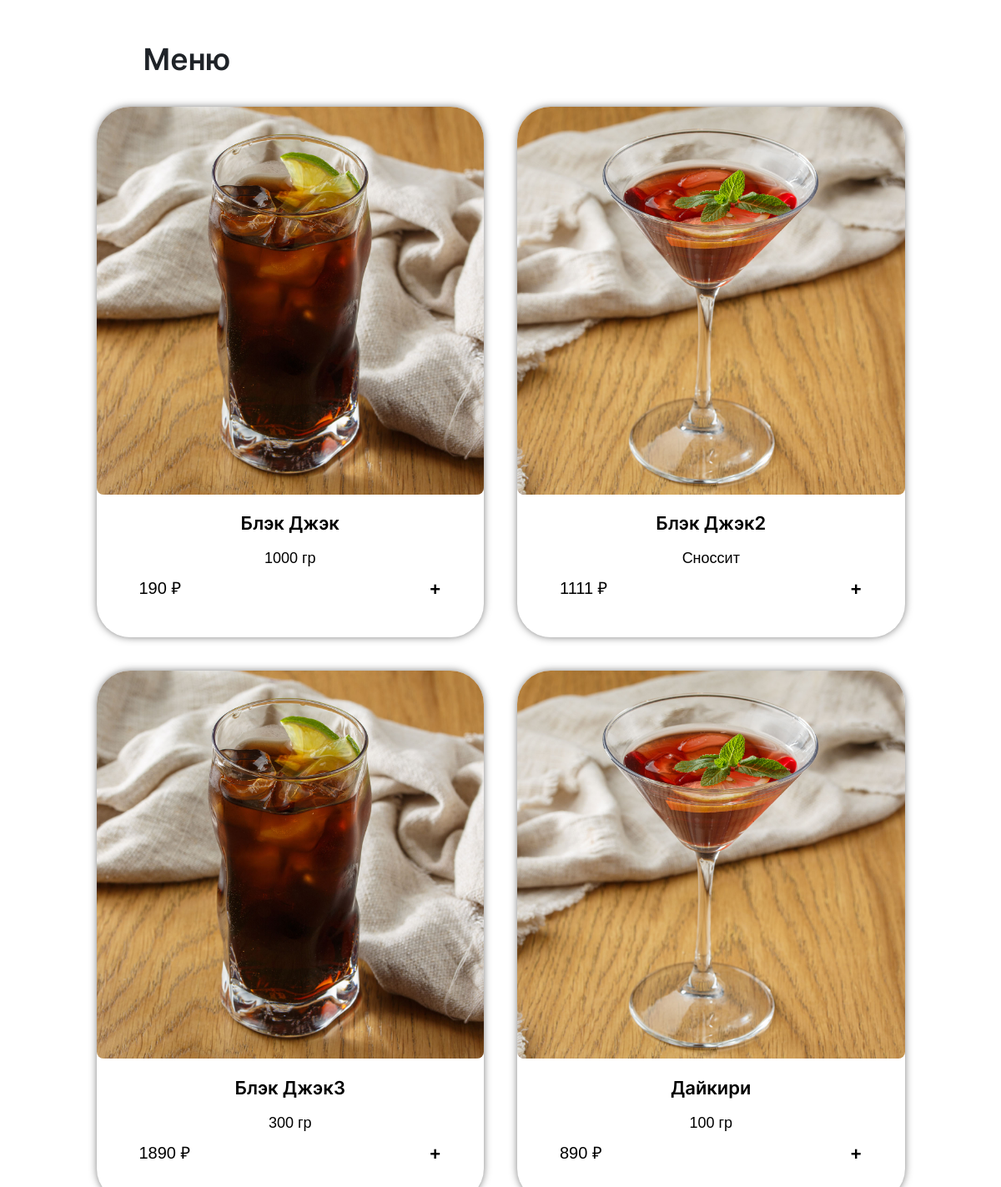
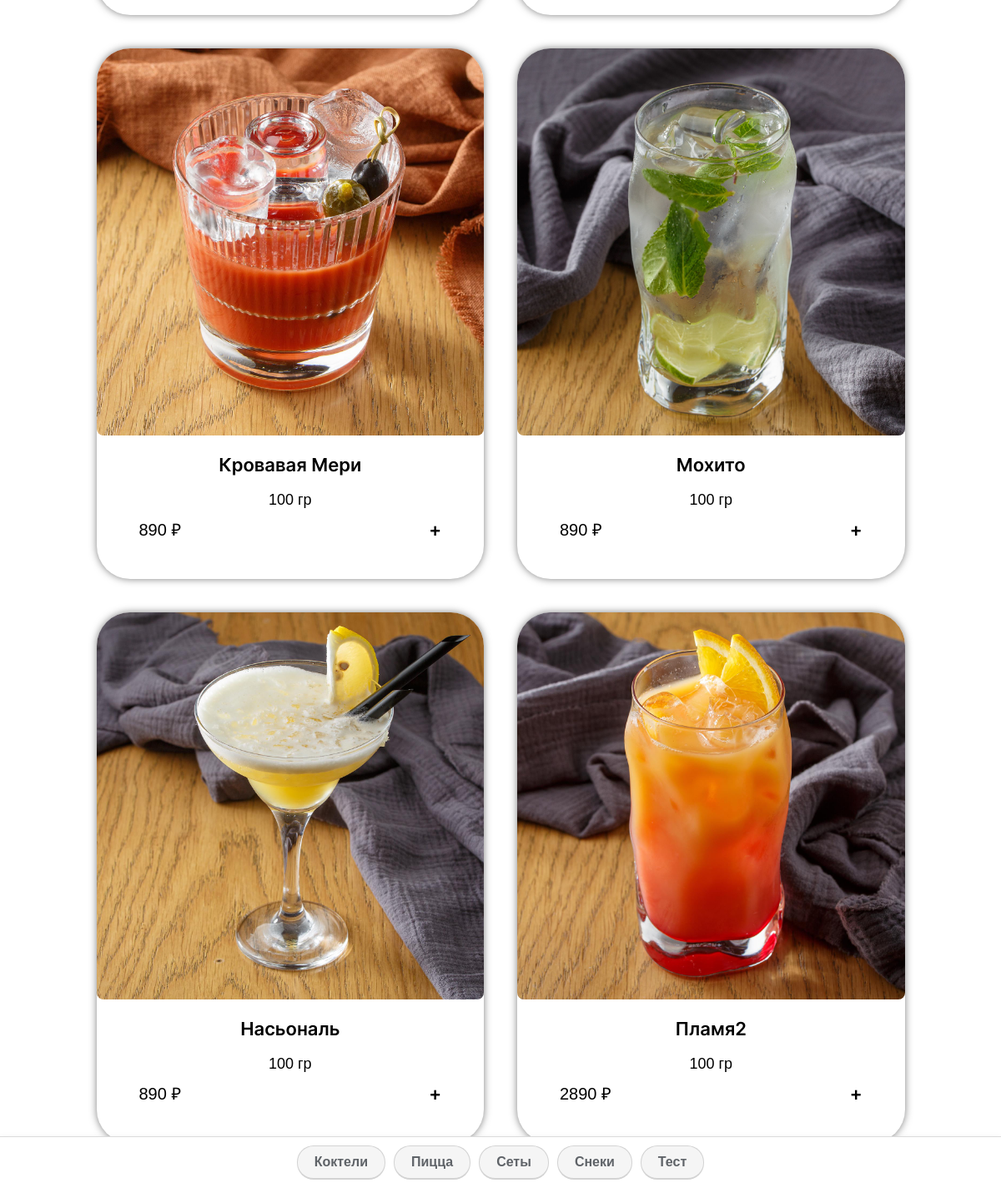
The app's page /menu-content.php with its own data (2 pictures, top to bottom).
### tables this page shows
CREATE TABLE IF NOT EXISTS menu_items (
  id INT NOT NULL AUTO_INCREMENT,
  external_id VARCHAR(64) DEFAULT NULL,
  name VARCHAR(255) NOT NULL,
  description TEXT DEFAULT NULL,
  composition TEXT DEFAULT NULL,
  price DECIMAL(10,2) NOT NULL,
  cost DECIMAL(10,2) NOT NULL DEFAULT 0.00,
  image VARCHAR(255) DEFAULT NULL,
  calories INT DEFAULT NULL,
  protein INT DEFAULT NULL,
  fat INT DEFAULT NULL,
  carbs INT DEFAULT NULL,
  category VARCHAR(50) NOT NULL,
  created_at TIMESTAMP NOT NULL DEFAULT CURRENT_TIMESTAMP,
  updated_at TIMESTAMP NULL DEFAULT CURRENT_TIMESTAMP ON UPDATE CURRENT_TIMESTAMP,
  available TINYINT(1) NOT NULL DEFAULT 1,
  archived_at DATETIME DEFAULT NULL,
  PRIMARY KEY (id),
  UNIQUE KEY uniq_menu_items_external_id (external_id),
  KEY idx_menu_items_available_category (available, category, name),
  KEY idx_menu_items_archived (archived_at)
);

### db.php (called while the page is built, shortened)
<?php
require_once __DIR__ . '/tenant_runtime.php';
if (file_exists(__DIR__ . '/RedisCache.php')) {
    require_once __DIR__ . '/RedisCache.php';
}
class Database
{
    private $connection;
    private static $instance = null;
    private $preparedStatements = [];
    private $redisCache = null;
    private $menuCacheTtl;
    private $categoriesCacheTtl;
    private function __construct()
    {
        $this->menuCacheTtl = $this->resolveCacheTtl('MENU_CACHE_TTL', self::MENU_CACHE_TTL);
        $this->categoriesCacheTtl = $this->resolveCacheTtl('CATEGORIES_CACHE_TTL', self::CATEGORIES_CACHE_TTL);
        if (class_exists('RedisCache')) {
            $this->redisCache = RedisCache::getInstance();
        }
    }
    private function resolveCacheTtl(string $key, int $default): int
    {
        $envValue = getenv($key);
        return $default;
    }
    public static function getInstance()
    {
        if (self::$instance === null) {
            self::$instance = new self();
        }
        return self::$instance;
    }
    private function connect()
    {
        try {
            $this->tenantContext = tenant_runtime_require_resolved();
            $persistentEnv = getenv('DB_PDO_PERSISTENT');
            $usePersistent = filter_var($persistentEnv !== false ? $persistentEnv : '1', FILTER_VALIDATE_BOOLEAN);
            $dbHost = (string)($this->tenantContext['tenant_db_host'] ?? DB_HOST);
            $dbName = (string)($this->tenantContext['tenant_db_name'] ?? DB_NAME);
            $dbUser = (string)($this->tenantContext['tenant_db_user'] ?? DB_USER);
            $dbPass = (string)($this->tenantContext['tenant_db_pass'] ?? DB_PASS);
            $this->connection = new PDO(
                "mysql:host=" . $dbHost . ";dbname=" . $dbName . ";charset=utf8mb4",
                $dbUser,
                $dbPass,
                [
                    PDO::ATTR_ERRMODE => PDO::ERRMODE_EXCEPTION,
                    PDO::ATTR_DEFAULT_FETCH_MODE => PDO::FETCH_ASSOC,
                    PDO::ATTR_EMULATE_PREPARES => false,
                    PDO::ATTR_PERSISTENT => $usePersistent,
                    PDO::ATTR_TIMEOUT => 5,
                    PDO::MYSQL_ATTR_INIT_COMMAND => "SET NAMES utf8mb4 COLLATE utf8mb4_unicode_ci",
                    PDO::MYSQL_ATTR_USE_BUFFERED_QUERY => true,
                    PDO::MYSQL_ATTR_COMPRESS => true
                ]
            );
            $this->connection->exec("SET sql_mode=(SELECT REPLACE(@@sql_mode,'ONLY_FULL_GROUP_BY',''))");
            $this->connection->exec("SET time_zone='+03:00'");
        } catch (PDOException $e) {
            error_log("DB Connection Error: " . $e->getMessage());
            header('HTTP/1.1 503 Service Unavailable');
            die("Ошибка подключения к базе данных. Пожалуйста, попробуйте позже.");
        }
    }
    private function prepareCached($sql)
    {
        if (!isset($this->preparedStatements[$sql])) {
            $this->preparedStatements[$sql] = $this->connection->prepare($sql);
        }
        return $this->preparedStatements[$sql];
    }
    public function getMenuItems($category = null, bool $availableOnly = true)
    {
        $cacheKey = ($availableOnly ? 'menu_items_' : 'menu_items_all_') . ($category ?: 'all');
        if ($this->redisCache) {
            $cached = $this->redisCache->get($cacheKey);
        }
        try {
            $sql = "SELECT id, external_id, name, description, composition, price, image,
                   calories, protein, fat, carbs, category, available, archived_at
                   FROM menu_items
                   WHERE archived_at IS NULL";
            if ($category) {
                $sql .= " AND category = :category";
            }
            $sql .= " ORDER BY category, name";
            $stmt = $this->prepareCached($sql);
            if ($category) {
                $stmt->bindValue(':category', $category, PDO::PARAM_STR);
            }
            $stmt->execute();
            $result = $stmt->fetchAll();
            if ($this->redisCache) {
                $this->redisCache->set($cacheKey, $result, $this->menuCacheTtl);
            }
            return $result;
        } catch (PDOException $e) {
            error_log("getMenuItems Error: " . $e->getMessage());
            return [];
        }
    }
    public function getUniqueCategories()
    {
        $cacheKey = 'categories_unique';
        if ($this->redisCache) {
            $cached = $this->redisCache->get($cacheKey);
        }
        try {
            $stmt = $this->prepareCached(
                "SELECT DISTINCT category
                 FROM menu_items
                 WHERE available = 1
                   AND archived_at IS NULL
                 ORDER BY category"
            );
            $stmt->execute();
            $result = $stmt->fetchAll();
            if ($this->redisCache) {
                $this->redisCache->set($cacheKey, $result, $this->categoriesCacheTtl);
            }
            return $result;
        } catch (PDOException $e) {
            error_log("getUniqueCategories Error: " . $e->getMessage());
            return [];
        }
    }
    public function close()
    {
        $this->connection = null;
        self::$instance = null;
    }
}
?>

### session_init.php (called while the page is built, shortened)
<?php
require_once __DIR__ . '/tenant_runtime.php';
$labusCtx = defined('LABUS_CTX') ? (string)LABUS_CTX : 'web';
require_once __DIR__ . '/db.php';
if (session_status() === PHP_SESSION_ACTIVE) {
    $csrfToken = $_SESSION['csrf_token'] ?? '';
    if (empty($csrfToken)) {
        $csrfToken = bin2hex(random_bytes(16));
    }
}
if (session_status() === PHP_SESSION_ACTIVE && $labusCtx === 'web') {
    try {
        $db = Database::getInstance();
    } catch (Exception $e) {
        error_log("Brand globals load failed: " . $e->getMessage());
        $GLOBALS['siteName']           = 'labus';
        $GLOBALS['siteTagline']        = 'Меню ресторана';
        $GLOBALS['siteDesc']           = '';
        $GLOBALS['contactPhone']       = '';
        $GLOBALS['contactAddress']     = '';
        $GLOBALS['logoUrl']            = '';
        $GLOBALS['faviconUrl']         = '/icons/favicon.ico';
        $GLOBALS['socialTg']           = '';
        $GLOBALS['socialVk']           = '';
        $GLOBALS['hideLabusBranding']  = false;
        $GLOBALS['customDomain']       = '';
    }
}
?>

### RedisCache.php (called while the page is built, shortened)
<?php
class RedisCache {
    private static $instance = null;
    private function __construct() {
        $this->available = $this->connect();
    }
    public static function getInstance() {
        if (self::$instance === null) {
            self::$instance = new self();
        }
        return self::$instance;
    }
    private function connect() {
        if (!extension_loaded('redis') || !class_exists('Redis')) {
            return false;
        }
    }
    public function get($key) {
        return null;
    }
    public function set($key, $data, $ttl = 300) {
        return true;
    }
}
?>

### tenant_runtime.php (called while the page is built, shortened)
<?php
function tenant_normalize_host(?string $host): string
{
    $host = trim((string)$host);
    return strtolower(trim($host));
}
function tenant_current_host(): string
{
    $candidates = [
        $_SERVER['HTTP_HOST'] ?? null,
        $_SERVER['SERVER_NAME'] ?? null,
        getenv('APP_HOST') ?: null,
    ];
    foreach ($candidates as $candidate) {
        $normalized = tenant_normalize_host($candidate);
        if ($normalized !== '') {
            $host = $normalized;
            return $host;
        }
    }
    $host = '';
    return $host;
}
function tenant_current_scheme(): string
{
    $forwardedProto = strtolower((string)($_SERVER['HTTP_X_FORWARDED_PROTO'] ?? ''));
    return 'http';
}
function tenant_build_base_url(string $host): string
{
    return tenant_current_scheme() . '://' . $host;
}
function tenant_legacy_context(): array
{
    $host = tenant_current_host();
    $providerHost = $host !== '' ? $host : (tenant_provider_hosts()[0] ?? 'menu.labus.pro');
    $tenantDbHost = defined('TENANT_DB_HOST') ? (string)TENANT_DB_HOST : (defined('DB_HOST') ? (string)DB_HOST : '127.0.0.1');
    return [
        'state' => 'resolved',
        'mode' => 'provider',
        'tenant_id' => 0,
        'brand_slug' => 'labus',
        'tenant_db_host' => $tenantDbHost,
        'tenant_db_name' => (string)DB_NAME,
        'tenant_db_user' => (string)DB_USER,
        'tenant_db_pass' => (string)DB_PASS,
        'current_host' => $providerHost,
        'primary_host' => $providerHost,
        'base_url' => tenant_build_base_url($providerHost),
        'primary_base_url' => tenant_build_base_url($providerHost),
        'cookie_domain' => '',
        'is_provider' => true,
        'control_db_enabled' => false,
        'resolved_from' => 'legacy',
    ];
}

### menu-content.php (the view, shortened to what this page needs)
<?php
if (!defined('PUBLIC_MENU')) {
    require_once __DIR__ . '/session_init.php';
}
if (!isset($categories)) {
    $categories = $db->getUniqueCategories();
}
$includeMenuCss = empty($GLOBALS['menu_css_in_head']);
?>
<?php if ($includeMenuCss): ?>
<!DOCTYPE html>
<html lang="ru">
<head>
    <link rel="stylesheet" href="/css/fa-styles.min.css">
    <link rel="stylesheet" href="/css/fa-purged.min.css">
    <link rel="stylesheet" href="/css/menu-alt.min.css">
    <link rel="stylesheet" href="/auto-fonts.php?v=<?= htmlspecialchars($appVersion ?? $_SESSION['app_version'] ?? '1.0.0') ?>">
</head>
<body>
<?php endif; ?>
    <section id="menu" class="section menu info">
        <div class="container">
            <div class="section-header-menu">
                <h2>Меню</h2>
                <a href="cart.php" class="order-summary-btn">
                    <span class="order-total">0 ₽</span>
                    <i class="fas fa-shopping-cart"></i>
                </a>
            </div>
            <div class="menu-tabs-container">
                <div class="menu-tabs">
                    <?php foreach ($categories as $category): ?>
                        <button class="tab-btn <?= $category['category'] === $activeCategory ? 'active' : '' ?>"
                            data-tab="<?= htmlspecialchars($category['category']) ?>">
                            <?= htmlspecialchars($category['category']) ?>
                        </button>
                    <?php endforeach; ?>
                </div>
            </div>
            <div class="menu-content">
                <?php foreach ($categories as $index => $category):
                    $items = $db->getMenuItems($category['category'], false);
                    $isActive = $index === 0 ? 'active' : '';
                ?>
                    <div class="tab-pane <?= $isActive ?>" id="<?= htmlspecialchars($category['category']) ?>">
                <?php foreach ($items as $item):
                    $unavail = !$item['available'];
                    $itemMods = $unavail ? [] : $db->getModifiersByItemId((int)$item['id']);
                        ?>
                            <div class="menu-item<?= $unavail ? ' menu-item--unavailable' : '' ?>">
                                <img class="cart-item-image no-drag no-context modal-trigger"
                                    src="<?= htmlspecialchars($item['image']) ?>"
                                    loading="lazy"
                                    alt="<?= htmlspecialchars($item['name']) ?>"
                                    data-composition="<?= htmlspecialchars($item['composition'] ?? '') ?>"
                                    data-calories="<?= (int)($item['calories'] ?? 0) ?>"
                                    data-protein="<?= (int)($item['protein'] ?? 0) ?>"
                                    data-fat="<?= (int)($item['fat'] ?? 0) ?>"
                                    data-carbs="<?= (int)($item['carbs'] ?? 0) ?>"
                                    data-name="<?= htmlspecialchars($item['name']) ?>"
                                    data-image="<?= htmlspecialchars($item['image']) ?>"
                                    data-description="<?= htmlspecialchars($item['description'] ?? '') ?>">
                                <h3><?= htmlspecialchars($item['name']) ?></h3>
                                <p><?= htmlspecialchars($item['description']) ?></p>
                                <span class="price"><?= number_format($item['price'], 0, '.', '') ?> ₽</span>
                                <?php if ($unavail): ?>
                                    <span class="menu-item__stopbadge">Снято</span>
                                <?php else: ?>
                                <span class="buy"
                                    data-product-id="<?= $item['id'] ?>"
                                    data-product-name="<?= htmlspecialchars($item['name']) ?>"
                                    data-product-price="<?= $item['price'] ?>"
                                    data-product-image="<?= htmlspecialchars($item['image']) ?>"
                                    data-calories="<?= (int)($item['calories'] ?? 0) ?>"
                                    data-protein="<?= (int)($item['protein'] ?? 0) ?>"
                                    data-fat="<?= (int)($item['fat'] ?? 0) ?>"
                                    data-carbs="<?= (int)($item['carbs'] ?? 0) ?>"
                                    data-csrf="<?= $csrfToken ?>"<?php if ($itemMods): ?> data-modifiers="<?= htmlspecialchars(json_encode($itemMods, JSON_UNESCAPED_UNICODE)) ?>"<?php endif; ?>>
                                    <span class="buy-text">+</span>
                                </span>
                                <?php endif; ?>
                            </div>
                        <?php endforeach; ?>
                    </div>
                <?php endforeach; ?>
            </div>
        </div>
    </section>
<?php if ($includeMenuCss): ?>
</body>
</html>
<?php endif; ?>

### records on screen
menu_items: image (picture), name "Блэк Джэк", description "1000 гр", price "190"
menu_items: image (picture), name "Блэк Джэк2", description "Сноссит", price "1111"
menu_items: image (picture), name "Блэк Джэк3", description "300 гр", price "1890"
menu_items: image (picture), name "Дайкири", description "100 гр", price "890"
menu_items: image (picture), name "Кровавая Мери", description "100 гр", price "890"
menu_items: image (picture), name "Мохито", description "100 гр", price "890"
menu_items: image (picture), name "Насьональ", description "100 гр", price "890"
menu_items: image (picture), name "Пламя2", description "100 гр", price "2890"

### other values on screen
$category['category'] "Коктели"
$category['category'] "Пицца"
$category['category'] "Сеты"
$category['category'] "Снеки"
$category['category'] "Тест"
